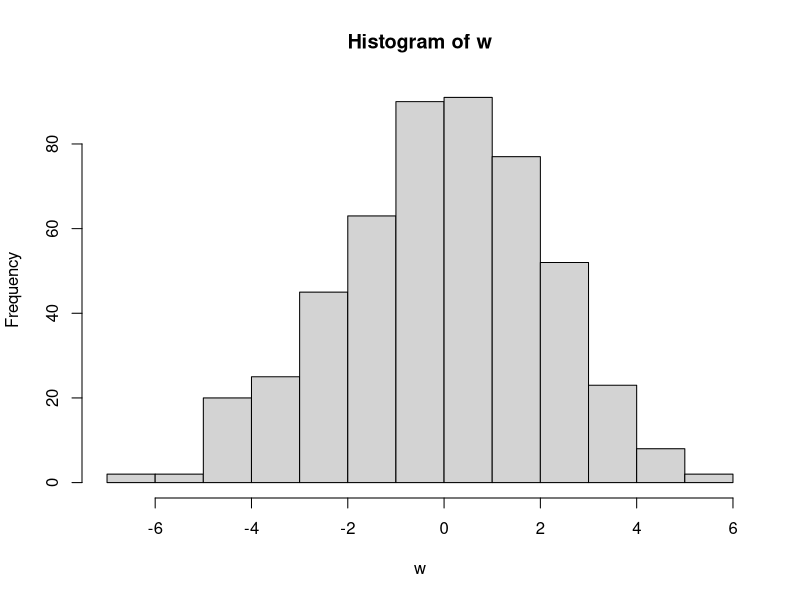

Recreate this plot in R. (Note: this script raises an error after producing the figure.)
# ------------------------------------------------------------
# Data simulation for paper
# ------------------------------------------------------------

# devtools::install_github("peterhalpin/cirt")
# library("cirt")
# devtools::use_data(sim_parms)
# source("~/github/cirt/R/cIRF_functions.R")
# source("~/github/cirt/R/IRF_functions.R")

# ------------------------------------------------------------
# Data simulation for weighted addtive model
# ------------------------------------------------------------

# Data generating parameters
n_obs <- 1000 # n respondents
n_items <- 100 # n items
i <- 20 # n items for short form
K <- n_obs/2 # n groups
e <- .05 # beta prior parm
sigma <- 3
set.seed(101)

# Individual test
ind_alpha <- runif(n_items, .65, 2.5)
ind_beta <- sort(rnorm(n_items, mean = 0, sd = 1.3))
ind_parms <- data.frame(ind_alpha, ind_beta)
ind_names <- paste0("item", 1:n_items, "_IND")
ind_names_short <- ind_names[sample(n_items, i)] # short forms
row.names(ind_parms) <- ind_names
names(ind_parms) <- c("alpha", "beta")

# Group test
col_alpha <- runif(n_items, .65, 2.5)
col_beta <- sort(rnorm(n_items, mean = 0, sd = 1.3))
col_parms <- data.frame(col_alpha, col_beta)
col_names <- paste0("item", 1:n_items, "_COL")
col_names_short <- col_names[sample(n_items, i)] # short form
row.names(col_parms) <- col_names
names(col_parms) <- c("alpha", "beta")
parms <- rbind(col_parms, ind_parms)

# Respondents
odd <- seq(1, n_obs, by = 2)
theta <- rnorm(n_obs)
theta1 <- theta[odd] # odds
theta2 <- theta[odd + 1] # evens

# RSC parameter
#w <- rbeta(K, 1 + e, 1 + e)
w <- rnorm(K, 0, 2)
hist(w)

# Generate group data
col_data <- data_gen(1, w, col_parms, theta1, theta2)
ind_data <- data_gen(1, rep(.5, n_obs), ind_parms, theta, theta)
data <- cbind(col_data[rep(1:K, each = 2),], ind_data[, -c(1:5)])
head(data)
# ------------------------------------------------------------
# Parameter estimation for 4 conditions
# ------------------------------------------------------------

# long group test, long individual test
ll_items <- c(col_names, ind_names)
ml_ll <-  est_RSC(data[ll_items], parms[ll_items, ], method = "ML")
map_ll <- est_RSC(data[ll_items], parms[ll_items, ], method = "MAP")

# long group test, short individual test
ls_items <- c(col_names, ind_names_short)
ml_ls <-  est_RSC(data[ls_items], parms[ls_items, ], method = "ML")
map_ls <- est_RSC(data[ls_items], parms[ls_items, ], method = "MAP")

# short group test, long individual test
sl_items <- c(col_names_short, ind_names)
ml_sl <-  est_RSC(data[sl_items], parms[sl_items, ], method = "ML")
map_sl <- est_RSC(data[sl_items], parms[sl_items, ], method = "MAP")

# short group test, short individual test
ss_items <- c(col_names_short, ind_names_short)
ml_ss <-  est_RSC(data[ss_items], parms[ss_items, ], method = "ML")
map_ss <- est_RSC(data[ss_items], parms[ss_items, ], method = "MAP")


# ------------------------------------------------------------
# Plots
# ------------------------------------------------------------

gg <- rbind(ml_ll, map_ll, ml_sl, map_sl, ml_ls, map_ls, ml_ss, map_ss)
gg$ind_form <- rep(c("Individual long", "Indvidual short"), each = K*4)
gg$col_form <- rep(c("Group long", "Group short"), each = K*2) %>% rep(times = 2)
gg$Method <- rep(c("ML", "MAP"), each = K) %>% rep(times = 4)
gg$dgp_w <- rep(w, times = 8)

gg$sample <- 0
gg$sample[sample(nrow(gg), nrow(gg)/10)] <- 1

p <- ggplot(gg, aes(x = dgp_w, y = w, group = Method)) +
    geom_point(data = gg[gg$sample == 1,], size = 3, aes(shape = Method, color = Method)) +
    geom_smooth(se = F, size = .8, aes(linetype = Method, color = Method)) +
    scale_color_manual(values = c("grey10", "grey10")) +
    scale_shape_discrete(solid=F) +
    xlab("Data generating values") +
    ylab("Estimate")  +
    geom_abline(slope = 1, intercept = 0, col = "grey50", size = 1.2) +
    theme_bw(base_size = 15)

p + facet_grid(ind_form ~ col_form)


q <- ggplot(gg, aes(x = w, y = w_se, group = Method)) +
    geom_point(data = gg[gg$sample == 1,], size = 3, aes(shape = Method, color = Method)) +
    geom_smooth(se = F, size = .8, aes(linetype = Method, color = Method)) +
    scale_color_manual(values = c("grey10", "grey10")) +
    scale_shape_discrete(solid=F) +
    xlab("Estimate") +
    ylab("Standard error")  +
    theme_bw(base_size = 15)

q + facet_grid(ind_form ~ col_form)
